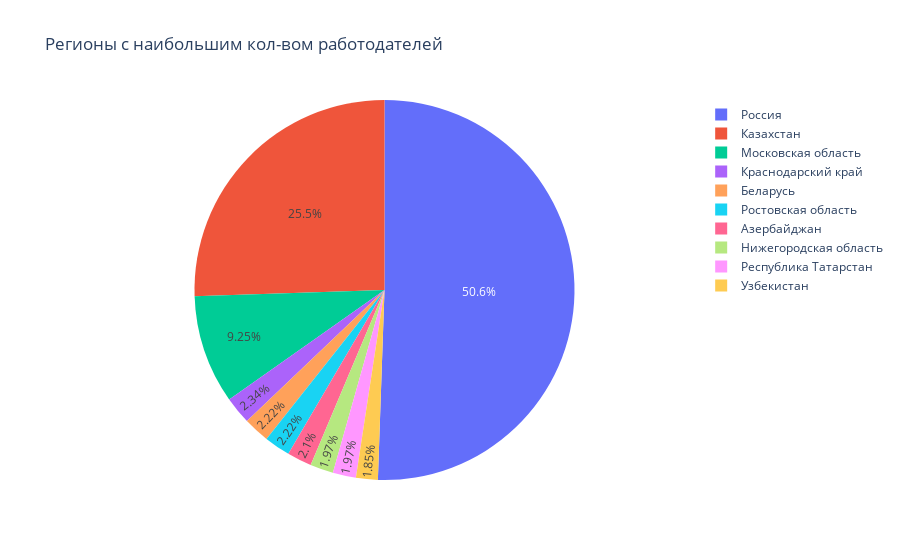

Notebook code cell kept with this figure:
### Markdown cell above
***

### Code cell
# выводы по анализу работодателей


#Визулизируем ТОП-10 регинов по кол-ву зарегестрированных работодателей
df_areas = pd.read_sql_query(query_5_2, connection)
df_areas

import plotly.express as px
fig = px.pie(df_areas, values='кол-во работодателей', names='Название города', title='Регионы с наибольшим кол-вом работодателей')
fig.show()

### Figure 1 — Plotly figure (JSON) as saved in the notebook; plotly's stock layout.template omitted (floating-point values rounded to 4 significant figures)
{"data": [{"domain": {"x": [0, 1], "y": [0, 1]}, "hovertemplate": "Название города=%{label}<br>кол-во работодателей=%{value}<extra></extra>", "labels": ["Россия", "Казахстан", "Московская область", "Краснодарский край", "Беларусь", "Ростовская область", "Азербайджан", "Нижегородская область", "Республика Татарстан", "Узбекистан"], "legendgroup": "", "name": "", "showlegend": true, "type": "pie", "values": [410, 207, 75, 19, 18, 18, 17, 16, 16, 15]}], "layout": {"legend": {"tracegroupgap": 0}, "title": {"text": "Регионы с наибольшим кол-вом работодателей"}}}
